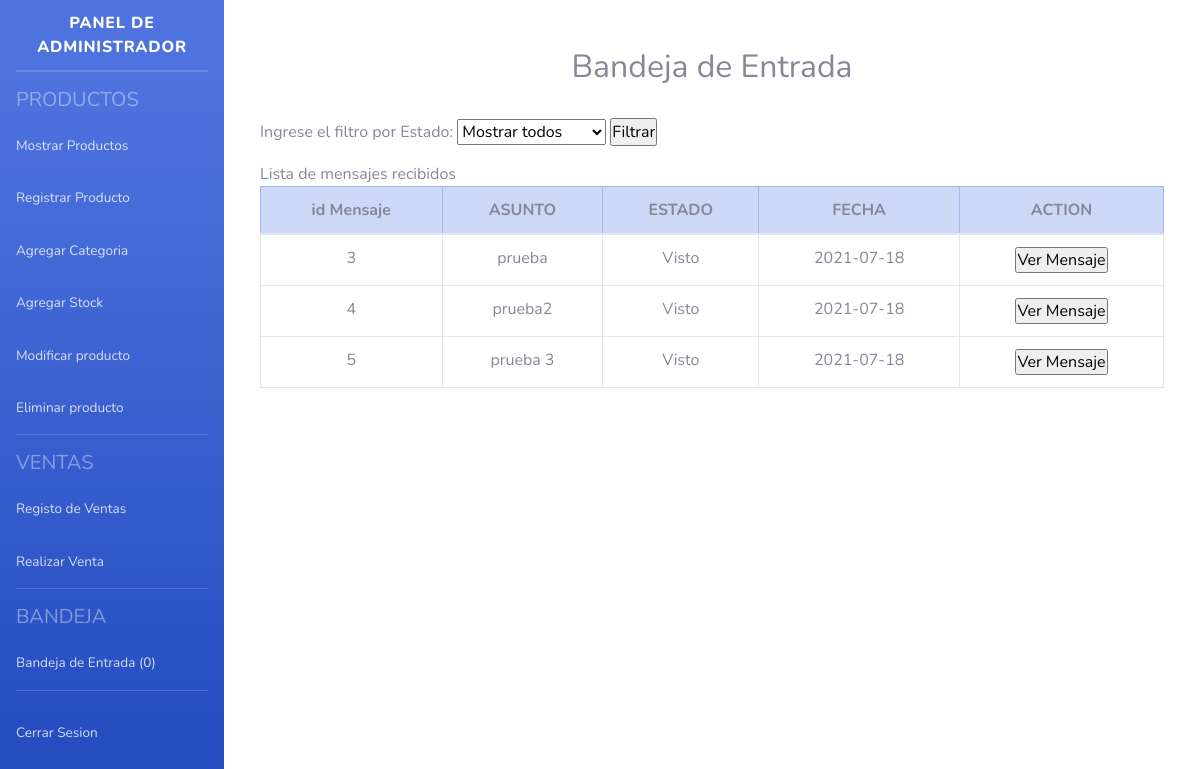
The app's page /latienditadececi/panel.php?pagina=bandeja with its own data.
### tables this page shows
CREATE TABLE `bandeja` (
  `id_bandeja` int(11) NOT NULL,
  `estado` varchar(100) NOT NULL,
  `fecha` date NOT NULL,
  `asunto` varchar(250) NOT NULL,
  `mensaje` varchar(1000) NOT NULL
);

### latienditadececi/vistas/bandeja.php (the view, shortened to what this page needs)
<html>
<body>
<?php
    include "conexion.php";
?>
<br> <br> <br>
<div class="container row">
    <div class="container col lg-12 md-12 mb-5">
        <br><br>
        <h2 class="text-center">Bandeja de Entrada</h2><br>
        <form action="panel.php?pagina=bandeja" method="POST">
                 <p class="busqueda">Ingrese el filtro por Estado:
                        <select name="filtro">
                            <option value="Todos">Mostrar todos</option>
                        </select>
                        <input type="submit" value="Filtrar" name="boton_filtrar">
                        </p>
                </form>
        <?php
        if(isset($_POST['boton_ver']))
        {
            $cod_men=$_POST['cod_mens'];
            $sqlv="UPDATE bandeja set estado='Visto' WHERE id_bandeja='$cod_men'";
            $conexion->query($sqlv);
            $sql="SELECT * FROM bandeja WHERE id_bandeja='$cod_men'";
            $result= mysqli_query($conexion,$sql);
            while($mostrar=mysqli_fetch_array($result))
            {
                echo "
                <b>ID MENSAJE:</b> ".$mostrar['id_bandeja']." <br>
                <b>ASUNTO:</b> ".$mostrar['asunto']." <br>
                <b>ESTADO:</b> ".$mostrar['estado']." <br>
                <b>FECHA:</b> ".$mostrar['fecha']." <br>
                <b>MENSAJE:</b> <br><br>
                ".$mostrar['mensaje']."
                ";
            }
            ?>
            <br><br><br>
            <form action="panel.php?pagina=bandeja" method="POST">
                <input type="submit" value="Atras">
            </form>
            <?php
        }else{
            if(isset($_POST['boton_filtrar']))
            {
                $filtro=$_POST['filtro'];
                if($filtro == "No Visto")
                {
                   ?>
                   <caption>Lista de  mensajes recibidos</caption>
                    <table class="container text-center table table-bordered">
                        <thead class="container table-primary">
                            <tr>
                                <th>id Mensaje</th>
                                <th>ASUNTO</th>
                                <th>ESTADO</th>
                                <th>FECHA</th>
                                <th>ACTION</th>
                            </tr>
                        </thead>
                        <tbody>
                            <?php
                                $sql="SELECT * FROM bandeja WHERE estado='No Visto'";
                                $result= mysqli_query($conexion,$sql);
                                while($mostrar=mysqli_fetch_array($result))
                                {
                            ?>
                                <tr>
                                    <td><?php echo $mostrar['id_bandeja']?></td>
                                    <td><center><?php echo $mostrar['asunto']?></center></td>
                                    <td><center><?php echo $mostrar['estado']?></center></td>
                                    <td><center><?php echo $mostrar['fecha']?></center></td>
                                    <td><center>
                                        <form action="panel.php?pagina=bandeja" method="POST">
                                        <input type="hidden" name="cod_mens" value="<?php echo $mostrar['id_bandeja']?>">
                                        <input type="submit" value="Ver Mensaje" name="boton_ver">
                                        </form>
                                    </center></td>
                                </tr>
                                <?php
                                }
                                ?>
                        </tbody>
                    </table>
                   <?php
                }else{
                    if($filtro == "Visto")
                    {
                        ?>
                        <caption>Lista de  mensajes recibidos</caption>
                            <table class="container text-center table table-bordered">
                                <thead class="container table-primary">
                                    <tr>
                                        <th>id Mensaje</th>
                                        <th>ASUNTO</th>
                                        <th>ESTADO</th>
                                        <th>FECHA</th>
                                        <th>ACTION</th>
                                    </tr>
                                </thead>
                                <tbody>
                                    <?php
                                        $sql="SELECT * FROM bandeja WHERE estado='Visto'";
                                        $result= mysqli_query($conexion,$sql);
                                        while($mostrar=mysqli_fetch_array($result))
                                        {
                                    ?>
                                        <tr>
                                            <td><?php echo $mostrar['id_bandeja']?></td>
                                            <td><center><?php echo $mostrar['asunto']?></center></td>
                                            <td><center><?php echo $mostrar['estado']?></center></td>
                                            <td><center><?php echo $mostrar['fecha']?></center></td>
                                            <td><center>
                                                <form action="panel.php?pagina=bandeja" method="POST">
                                                <input type="hidden" name="cod_mens" value="<?php echo $mostrar['id_bandeja']?>">
                                                <input type="submit" value="Ver Mensaje" name="boton_ver">
                                                </form>
                                            </center></td>
                                        </tr>
                                        <?php
                                        }
                                        ?>
                                </tbody>
                            </table>
                        <?php
                    }
                    if($filtro == "Todos")
                    {
                        ?>
            <caption>Lista de  mensajes recibidos</caption>
            <table class="container text-center table table-bordered">
                <thead class="container table-primary">
                <tr>
                                    <th>id Mensaje</th>
                                    <th>ASUNTO</th>
                                    <th>ESTADO</th>
                                    <th>FECHA</th>
                                    <th>ACTION</th>
                                </tr>
                            </thead>
                            <tbody>
                                <?php
                                    $sql="SELECT * FROM bandeja";
                                    $result= mysqli_query($conexion,$sql);
                                    while($mostrar=mysqli_fetch_array($result))
                                    {
                                ?>
                                    <tr>
                                        <td><?php echo $mostrar['id_bandeja']?></td>
                                        <td><center><?php echo $mostrar['asunto']?></center></td>
                                        <td><center><?php echo $mostrar['estado']?></center></td>
                                        <td><center><?php echo $mostrar['fecha']?></center></td>
                                        <td><center>
                                            <form action="panel.php?pagina=bandeja" method="POST">
                                            <input type="hidden" name="cod_mens" value="<?php echo $mostrar['id_bandeja']?>">
                                            <input type="submit" value="Ver Mensaje" name="boton_ver">
                                            </form>
                                        </center></td>
                                    </tr>
                                    <?php
                                    }
            }
                                    ?>
                            </tbody>
                </table>
                <?php
                    }
                }
            else{
                ?>
            <caption>Lista de  mensajes recibidos</caption>
            <table class="container text-center table table-bordered">
                <thead class="container table-primary">
                <tr>
                                    <th>id Mensaje</th>
                                    <th>ASUNTO</th>
                                    <th>ESTADO</th>
                                    <th>FECHA</th>
                                    <th>ACTION</th>
                                </tr>
                            </thead>
                            <tbody>
                                <?php
                                    $sql="SELECT * FROM bandeja";
                                    $result= mysqli_query($conexion,$sql);
                                    while($mostrar=mysqli_fetch_array($result))
                                    {
                                ?>
                                    <tr>
                                        <td><?php echo $mostrar['id_bandeja']?></td>
                                        <td><center><?php echo $mostrar['asunto']?></center></td>
                                        <td><center><?php echo $mostrar['estado']?></center></td>
                                        <td><center><?php echo $mostrar['fecha']?></center></td>
                                        <td><center>
                                            <form action="panel.php?pagina=bandeja" method="POST">
                                            <input type="submit" value="Ver Mensaje" name="boton_ver">
                                            </form>
                                        </center></td>
                                    </tr>
                                    <?php
                                    }
            }
                                    ?>
                            </tbody>
                </table>
                <?php
        }

### latienditadececi/panel.php (style rules this page uses)
* { margin: 0; padding: 0; -webkit-box-sizing: border-box; -moz-box-sizing: border-box; box-sizing: border-box; }

### records on screen
bandeja: id_bandeja "3", asunto "prueba", estado "Visto", fecha "2021-07-18"
bandeja: id_bandeja "4", asunto "prueba2", estado "Visto", fecha "2021-07-18"
bandeja: id_bandeja "5", asunto "prueba 3", estado "Visto", fecha "2021-07-18"

### other values on screen
$rowcount "0"
